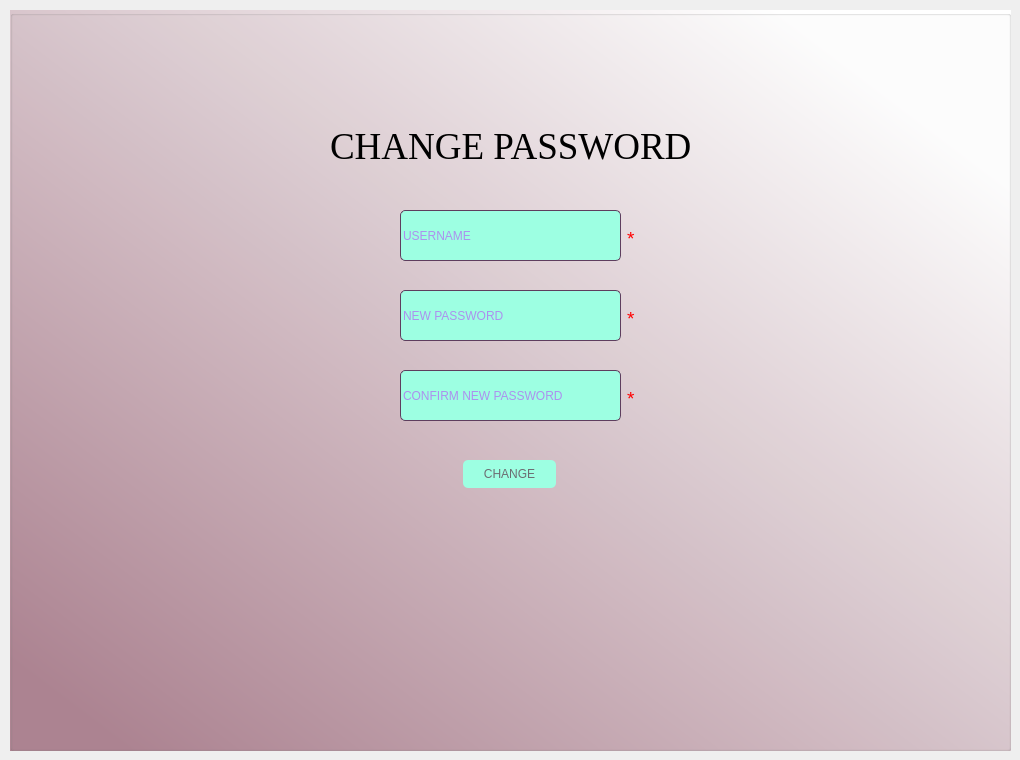
   <widget class="QWidget" name="forgetpass">
    <attribute name="title">
     <string>Page</string>
    </attribute>
    <widget class="QLineEdit" name="fusername">
     <property name="geometry">
      <rect>
       <x>400</x>
       <y>210</y>
       <width>221</width>
       <height>51</height>
      </rect>
     </property>
     <property name="styleSheet">
      <string notr="true">
QLineEdit {
    color: rgb(185, 35, 250);
	background-color:  rgb(157, 255, 226);
	border-radius:5px;
	border: 1px solid rgb(94, 62, 94);
}
QLineEdit:focus {
    border: 1px solid rgb(255, 48, 245);
}</string>
     </property>
     <property name="placeholderText">
      <string>USERNAME</string>
     </property>
    </widget>
    <widget class="QLineEdit" name="newpass">
     <property name="geometry">
      <rect>
       <x>400</x>
       <y>290</y>
       <width>221</width>
       <height>51</height>
      </rect>
     </property>
     <property name="styleSheet">
      <string notr="true">
QLineEdit {
    color: rgb(185, 35, 250);
	background-color:  rgb(157, 255, 226);
	border-radius:5px;
	border: 1px solid rgb(94, 62, 94);
}
QLineEdit:focus {
    border: 1px solid rgb(255, 48, 245);
}</string>
     </property>
     <property name="placeholderText">
      <string>NEW PASSWORD</string>
     </property>
    </widget>
    <widget class="QPushButton" name="change">
     <property name="geometry">
      <rect>
       <x>463</x>
       <y>460</y>
       <width>93</width>
       <height>28</height>
      </rect>
     </property>
     <property name="styleSheet">
      <string notr="true">

QPushButton {
    color: rgb(108, 109, 114);
	background-color: rgb(157, 255, 226);
	border-radius:5px;
}

QPushButton:hover {
    border: 1px solid rgb(255, 48, 245);
}
QPushButton:pressed {
                
	background-color: rgb(185, 35, 250);
                color: rgb(16, 14, 25);
            }</string>
     </property>
     <property name="text">
      <string>CHANGE</string>
     </property>
    </widget>
    <widget class="QLineEdit" name="confirm_new_password">
     <property name="geometry">
      <rect>
       <x>400</x>
       <y>370</y>
       <width>221</width>
       <height>51</height>
      </rect>
     </property>
     <property name="styleSheet">
      <string notr="true">
QLineEdit {
    color: rgb(185, 35, 250);
	background-color:  rgb(157, 255, 226);
	border-radius:5px;
	border: 1px solid rgb(94, 62, 94);
}
QLineEdit:focus {
    border: 1px solid rgb(255, 48, 245);
}</string>
     </property>
     <property name="placeholderText">
      <string>CONFIRM NEW PASSWORD</string>
     </property>
    </widget>
    <widget class="QLabel" name="label_10">
     <property name="geometry">
      <rect>
       <x>330</x>
       <y>121</y>
       <width>371</width>
       <height>51</height>
      </rect>
     </property>
     <property name="font">
      <font>
       <family>Times New Roman</family>
       <pointsize>28</pointsize>
      </font>
     </property>
     <property name="text">
      <string>CHANGE PASSWORD</string>
     </property>
    </widget>
    <widget class="QLabel" name="label_17">
     <property name="geometry">
      <rect>
       <x>627</x>
       <y>230</y>
       <width>16</width>
       <height>16</height>
      </rect>
     </property>
     <property name="font">
      <font>
       <pointsize>14</pointsize>
      </font>
     </property>
     <property name="autoFillBackground">
      <bool>false</bool>
     </property>
     <property name="styleSheet">
      <string notr="true">
color:rgb(255, 0, 0)</string>
     </property>
     <property name="text">
      <string>*</string>
     </property>
    </widget>
    <widget class="QLabel" name="label_18">
     <property name="geometry">
      <rect>
       <x>627</x>
       <y>310</y>
       <width>16</width>
       <height>16</height>
      </rect>
     </property>
     <property name="font">
      <font>
       <pointsize>14</pointsize>
      </font>
     </property>
     <property name="autoFillBackground">
      <bool>false</bool>
     </property>
     <property name="styleSheet">
      <string notr="true">
color:rgb(255, 0, 0)</string>
     </property>
     <property name="text">
      <string>*</string>
     </property>
    </widget>
    <widget class="QLabel" name="label_19">
     <property name="geometry">
      <rect>
       <x>627</x>
       <y>390</y>
       <width>16</width>
       <height>16</height>
      </rect>
     </property>
     <property name="font">
      <font>
       <pointsize>14</pointsize>
      </font>
     </property>
     <property name="autoFillBackground">
      <bool>false</bool>
     </property>
     <property name="styleSheet">
      <string notr="true">
color:rgb(255, 0, 0)</string>
     </property>
     <property name="text">
      <string>*</string>
     </property>
    </widget>
    <widget class="QGroupBox" name="groupBox_4">
     <property name="geometry">
      <rect>
       <x>10</x>
       <y>10</y>
       <width>1001</width>
       <height>741</height>
      </rect>
     </property>
     <property name="styleSheet">
      <string notr="true">background-color: qlineargradient(spread:pad, x1:0, y1:0.989, x2:0.886364, y2:0.125, stop:0.0625 rgba(174, 133, 147, 255), stop:1 rgba(255, 255, 255, 255))
</string>
     </property>
     <property name="title">
      <string/>
     </property>
    </widget>
    <zorder>groupBox_4</zorder>
    <zorder>fusername</zorder>
    <zorder>newpass</zorder>
    <zorder>change</zorder>
    <zorder>confirm_new_password</zorder>
    <zorder>label_10</zorder>
    <zorder>label_17</zorder>
    <zorder>label_18</zorder>
    <zorder>label_19</zorder>
   </widget>
